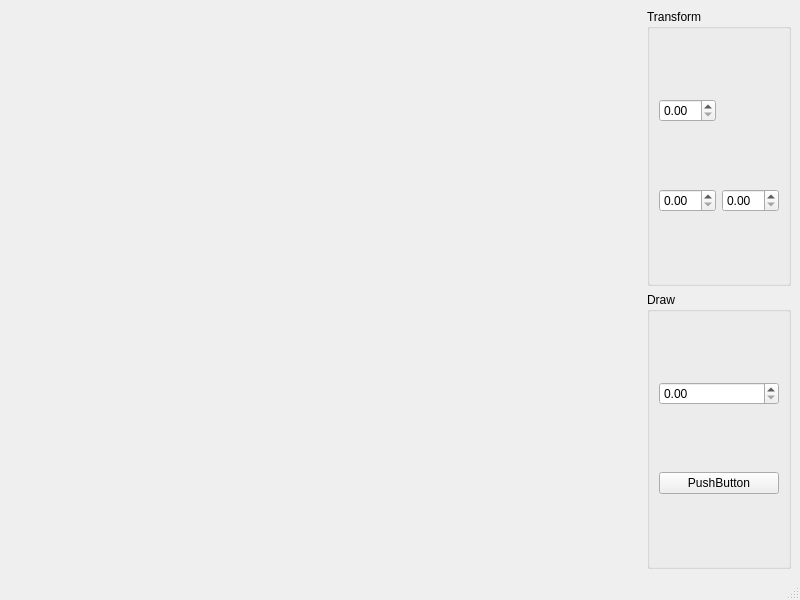
<?xml version="1.0" encoding="UTF-8"?>
<ui version="4.0">
 <class>MainWindow</class>
 <widget class="QMainWindow" name="MainWindow">
  <property name="geometry">
   <rect>
    <x>0</x>
    <y>0</y>
    <width>800</width>
    <height>600</height>
   </rect>
  </property>
  <property name="windowTitle">
   <string>MainWindow</string>
  </property>
  <widget class="QWidget" name="centralwidget">
   <layout class="QGridLayout" name="gridLayout">
    <item row="0" column="1">
     <widget class="QGroupBox" name="groupBox">
      <property name="title">
       <string>Transform</string>
      </property>
      <layout class="QGridLayout" name="gridLayout_2">
       <item row="1" column="0">
        <widget class="QDoubleSpinBox" name="doubleSpinBox_2"/>
       </item>
       <item row="0" column="0">
        <widget class="QDoubleSpinBox" name="doubleSpinBox"/>
       </item>
       <item row="1" column="1">
        <widget class="QDoubleSpinBox" name="doubleSpinBox_3"/>
       </item>
      </layout>
     </widget>
    </item>
    <item row="1" column="1">
     <widget class="QGroupBox" name="groupBox_2">
      <property name="title">
       <string>Draw</string>
      </property>
      <layout class="QGridLayout" name="gridLayout_3">
       <item row="0" column="0">
        <widget class="QDoubleSpinBox" name="doubleSpinBox_4"/>
       </item>
       <item row="1" column="0">
        <widget class="QPushButton" name="pushButton">
         <property name="text">
          <string>PushButton</string>
         </property>
        </widget>
       </item>
      </layout>
     </widget>
    </item>
    <item row="0" column="0">
     <spacer name="horizontalSpacer">
      <property name="orientation">
       <enum>Qt::Horizontal</enum>
      </property>
      <property name="sizeHint" stdset="0">
       <size>
        <width>40</width>
        <height>20</height>
       </size>
      </property>
     </spacer>
    </item>
   </layout>
  </widget>
  <widget class="QMenuBar" name="menubar">
   <property name="geometry">
    <rect>
     <x>0</x>
     <y>0</y>
     <width>800</width>
     <height>27</height>
    </rect>
   </property>
  </widget>
  <widget class="QStatusBar" name="statusbar"/>
 </widget>
 <resources/>
 <connections/>
</ui>
